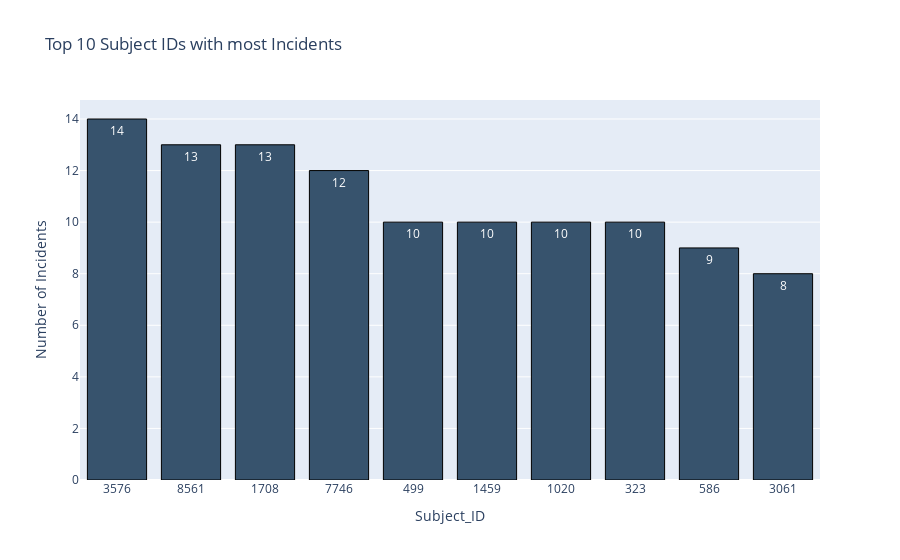

Notebook source saved alongside this figure:
### Code cell
indice =  s2.Subject_ID

y1 = s2.Num_Incidents


fig = go.Figure()
fig.add_trace(go.Bar(
    x=indice,
    y=y1,
    name='Level of Force 1',
    marker=dict(color='rgb(55, 83, 109)', 
               line=dict(color='#000000', width=1)),
    #marker_color= 'rgb(55, 83, 109)',    
    text=y1,
    textposition='auto',
))

'''
fig.add_trace(go.Bar(
    x=indice,
    y= y2,
    name='Level of Force 2',marker=dict(color='rgb(26, 118, 255)', 
               line=dict(color='#000000', width=1)), 
    #marker_color= 'rgb(26, 118, 255)',
    text=y2,
    textposition='auto',
    
))'''

fig.update_layout(
    title_text="Top 10 Subject IDs with most Incidents", # title of plot
    #yaxis_title_text='Num_Incidents', # yaxis label
    #yaxis = {'title': f'{a}}, 
    #bargap=0.15, # gap between bars of adjacent location coordinates
    #bargroupgap=0.05 # gap between bars of the same location coordinates
    #barmode='stack', 
    xaxis={'type': 'category', 'title': 'Subject_ID'},
    #xaxis_tickangle=0, # Here we modify the tickangle of the xaxis, resulting in rotated labels.
    
    yaxis = dict(
        title='Number of Incidents',
        
    ),
)

fig.show()

### Figure 1 — Plotly figure (JSON) as saved in the notebook; plotly's stock layout.template omitted (floating-point values rounded to 4 significant figures)
{"data": [{"marker": {"color": "rgb(55, 83, 109)", "line": {"color": "#000000", "width": 1}}, "name": "Level of Force 1", "text": [14, 13, 13, 12, 10, 10, 10, 10, 9, 8], "textposition": "auto", "type": "bar", "x": [3576, 8561, 1708, 7746, 499, 1459, 1020, 323, 586, 3061], "y": [14, 13, 13, 12, 10, 10, 10, 10, 9, 8]}], "layout": {"autosize": true, "title": {"text": "Top 10 Subject IDs with most Incidents"}, "xaxis": {"autorange": true, "range": [-0.5, 9.5], "title": {"text": "Subject_ID"}, "type": "category"}, "yaxis": {"autorange": true, "range": [0, 14.74], "title": {"text": "Number of Incidents"}, "type": "linear"}}}
